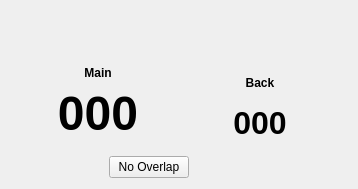
      <widget class="QFrame" name="dialFrame">
       <layout class="QVBoxLayout" name="verticalLayout">
        <item>
         <layout class="QHBoxLayout" name="horizontalLayout_2">
          <item>
           <widget class="MinosCompass" name="compassDial" native="true">
            <property name="sizePolicy">
             <sizepolicy hsizetype="Expanding" vsizetype="Expanding">
              <horstretch>0</horstretch>
              <verstretch>0</verstretch>
             </sizepolicy>
            </property>
           </widget>
          </item>
          <item>
           <spacer name="verticalSpacer_6">
            <property name="orientation">
             <enum>Qt::Vertical</enum>
            </property>
            <property name="sizeHint" stdset="0">
             <size>
              <width>20</width>
              <height>40</height>
             </size>
            </property>
           </spacer>
          </item>
         </layout>
        </item>
        <item>
         <widget class="QFrame" name="bearingFrame">
          <layout class="QHBoxLayout" name="horizontalLayout_13">
           <item>
            <layout class="QVBoxLayout" name="verticalLayout_23">
             <item>
              <widget class="QLabel" name="Main">
               <property name="font">
                <font>
                 <bold>true</bold>
                </font>
               </property>
               <property name="text">
                <string>Main</string>
               </property>
               <property name="alignment">
                <set>Qt::AlignCenter</set>
               </property>
              </widget>
             </item>
             <item>
              <widget class="QLabel" name="bearingDisplay">
               <property name="font">
                <font>
                 <pointsize>36</pointsize>
                 <bold>true</bold>
                </font>
               </property>
               <property name="text">
                <string>000</string>
               </property>
               <property name="alignment">
                <set>Qt::AlignCenter</set>
               </property>
              </widget>
             </item>
            </layout>
           </item>
           <item>
            <layout class="QVBoxLayout" name="verticalLayout_24">
             <item>
              <widget class="QLabel" name="Back">
               <property name="font">
                <font>
                 <bold>true</bold>
                </font>
               </property>
               <property name="text">
                <string>Back</string>
               </property>
               <property name="alignment">
                <set>Qt::AlignCenter</set>
               </property>
              </widget>
             </item>
             <item>
              <widget class="QLabel" name="backBearingDisplay">
               <property name="font">
                <font>
                 <pointsize>24</pointsize>
                 <bold>true</bold>
                </font>
               </property>
               <property name="text">
                <string>000</string>
               </property>
               <property name="alignment">
                <set>Qt::AlignCenter</set>
               </property>
              </widget>
             </item>
            </layout>
           </item>
          </layout>
         </widget>
        </item>
        <item>
         <layout class="QHBoxLayout" name="horizontalLayout_4">
          <item>
           <spacer name="horizontalSpacer">
            <property name="orientation">
             <enum>Qt::Horizontal</enum>
            </property>
            <property name="sizeHint" stdset="0">
             <size>
              <width>98</width>
              <height>20</height>
             </size>
            </property>
           </spacer>
          </item>
          <item>
           <widget class="QPushButton" name="overlapIndicator">
            <property name="enabled">
             <bool>true</bool>
            </property>
            <property name="focusPolicy">
             <enum>Qt::NoFocus</enum>
            </property>
            <property name="text">
             <string>No Overlap</string>
            </property>
            <property name="flat">
             <bool>false</bool>
            </property>
           </widget>
          </item>
          <item>
           <spacer name="horizontalSpacer_2">
            <property name="orientation">
             <enum>Qt::Horizontal</enum>
            </property>
            <property name="sizeHint" stdset="0">
             <size>
              <width>158</width>
              <height>20</height>
             </size>
            </property>
           </spacer>
          </item>
         </layout>
        </item>
       </layout>
      </widget>
